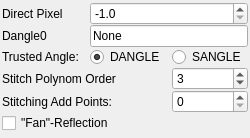
          <widget class="QWidget" name="page_2">
           <property name="geometry">
            <rect>
             <x>0</x>
             <y>0</y>
             <width>246</width>
             <height>138</height>
            </rect>
           </property>
           <attribute name="label">
            <string>Reflectivity Extraction (Advanced)</string>
           </attribute>
           <layout class="QGridLayout" name="gridLayout_15">
            <property name="verticalSpacing">
             <number>0</number>
            </property>
            <property name="margin">
             <number>2</number>
            </property>
            <item row="0" column="0">
             <widget class="QLabel" name="label_18">
              <property name="toolTip">
               <string>&lt;html&gt;&lt;head/&gt;&lt;body&gt;&lt;p&gt;Overwrite the direct pixel value, read from the file.&lt;/p&gt;&lt;p&gt;Usefull if the wrong values have been written during the measurement.&lt;/p&gt;&lt;/body&gt;&lt;/html&gt;</string>
              </property>
              <property name="text">
               <string>Direct Pixel</string>
              </property>
             </widget>
            </item>
            <item row="0" column="1" colspan="2">
             <widget class="QDoubleSpinBox" name="directPixelOverwrite">
              <property name="sizePolicy">
               <sizepolicy hsizetype="Preferred" vsizetype="Fixed">
                <horstretch>0</horstretch>
                <verstretch>0</verstretch>
               </sizepolicy>
              </property>
              <property name="toolTip">
               <string>&lt;html&gt;&lt;head/&gt;&lt;body&gt;&lt;p&gt;Overwrite the direct pixel value, read from the file.&lt;/p&gt;&lt;p&gt;Usefull if the wrong values have been written during the measurement.&lt;/p&gt;&lt;/body&gt;&lt;/html&gt;</string>
              </property>
              <property name="decimals">
               <number>1</number>
              </property>
              <property name="minimum">
               <double>-1.000000000000000</double>
              </property>
              <property name="maximum">
               <double>304.000000000000000</double>
              </property>
              <property name="singleStep">
               <double>1.000000000000000</double>
              </property>
              <property name="value">
               <double>-1.000000000000000</double>
              </property>
             </widget>
            </item>
            <item row="1" column="0">
             <widget class="QLabel" name="label_19">
              <property name="toolTip">
               <string>&lt;html&gt;&lt;head/&gt;&lt;body&gt;&lt;p&gt;Overwrite the DANGLE0 value from the datafile.&lt;/p&gt;&lt;p&gt;Useful if the values have not been set properly during the measurement.&lt;/p&gt;&lt;/body&gt;&lt;/html&gt;</string>
              </property>
              <property name="text">
               <string>Dangle0</string>
              </property>
             </widget>
            </item>
            <item row="1" column="1" colspan="2">
             <widget class="QLineEdit" name="dangle0Overwrite">
              <property name="sizePolicy">
               <sizepolicy hsizetype="Preferred" vsizetype="Fixed">
                <horstretch>0</horstretch>
                <verstretch>0</verstretch>
               </sizepolicy>
              </property>
              <property name="toolTip">
               <string>&lt;html&gt;&lt;head/&gt;&lt;body&gt;&lt;p&gt;Overwrite the DANGLE0 value from the datafile.&lt;/p&gt;&lt;p&gt;Useful if the values have not been set properly during the measurement.&lt;/p&gt;&lt;/body&gt;&lt;/html&gt;</string>
              </property>
              <property name="text">
               <string>None</string>
              </property>
             </widget>
            </item>
            <item row="2" column="0">
             <widget class="QLabel" name="label_30">
              <property name="minimumSize">
               <size>
                <width>82</width>
                <height>0</height>
               </size>
              </property>
              <property name="text">
               <string>Trusted Angle:</string>
              </property>
             </widget>
            </item>
            <item row="2" column="1">
             <widget class="QRadioButton" name="trustDANGLE">
              <property name="minimumSize">
               <size>
                <width>76</width>
                <height>0</height>
               </size>
              </property>
              <property name="text">
               <string>DANGLE</string>
              </property>
              <property name="checked">
               <bool>true</bool>
              </property>
             </widget>
            </item>
            <item row="2" column="2">
             <widget class="QRadioButton" name="trustSANGLE">
              <property name="minimumSize">
               <size>
                <width>76</width>
                <height>0</height>
               </size>
              </property>
              <property name="text">
               <string>SANGLE</string>
              </property>
             </widget>
            </item>
            <item row="3" column="0" colspan="2">
             <widget class="QLabel" name="label_36">
              <property name="text">
               <string>Stitch Polynom Order</string>
              </property>
             </widget>
            </item>
            <item row="3" column="2">
             <widget class="QSpinBox" name="polynomOrder">
              <property name="maximum">
               <number>10</number>
              </property>
              <property name="value">
               <number>3</number>
              </property>
             </widget>
            </item>
            <item row="4" column="0" colspan="2">
             <widget class="QLabel" name="label_31">
              <property name="text">
               <string>Stitching Add Points:</string>
              </property>
             </widget>
            </item>
            <item row="4" column="2">
             <widget class="QSpinBox" name="addStitchPoints">
              <property name="toolTip">
               <string>When Stitching together two scans, add this amount of points from each scan to the overlap area for the fit.</string>
              </property>
              <property name="maximum">
               <number>20</number>
              </property>
             </widget>
            </item>
            <item row="5" column="0" colspan="2">
             <widget class="QCheckBox" name="fanReflectivity">
              <property name="toolTip">
               <string>&lt;html&gt;&lt;head/&gt;&lt;body&gt;&lt;p&gt;Evaluate Q for each X line of the reflectivity and combine these measurements.&lt;/p&gt;&lt;p&gt;Can be used with a large X-width of e.g. 15 for samples scattering to a large 2θ area.&lt;/p&gt;&lt;/body&gt;&lt;/html&gt;</string>
              </property>
              <property name="text">
               <string>&quot;Fan&quot;-Reflection</string>
              </property>
             </widget>
            </item>
           </layout>
           <zorder>trustSANGLE</zorder>
           <zorder>addStitchPoints</zorder>
           <zorder>dangle0Overwrite</zorder>
           <zorder>polynomOrder</zorder>
           <zorder>label_36</zorder>
           <zorder>trustDANGLE</zorder>
           <zorder>label_19</zorder>
           <zorder>label_30</zorder>
           <zorder>directPixelOverwrite</zorder>
           <zorder>label_31</zorder>
           <zorder>label_18</zorder>
           <zorder>fanReflectivity</zorder>
          </widget>
